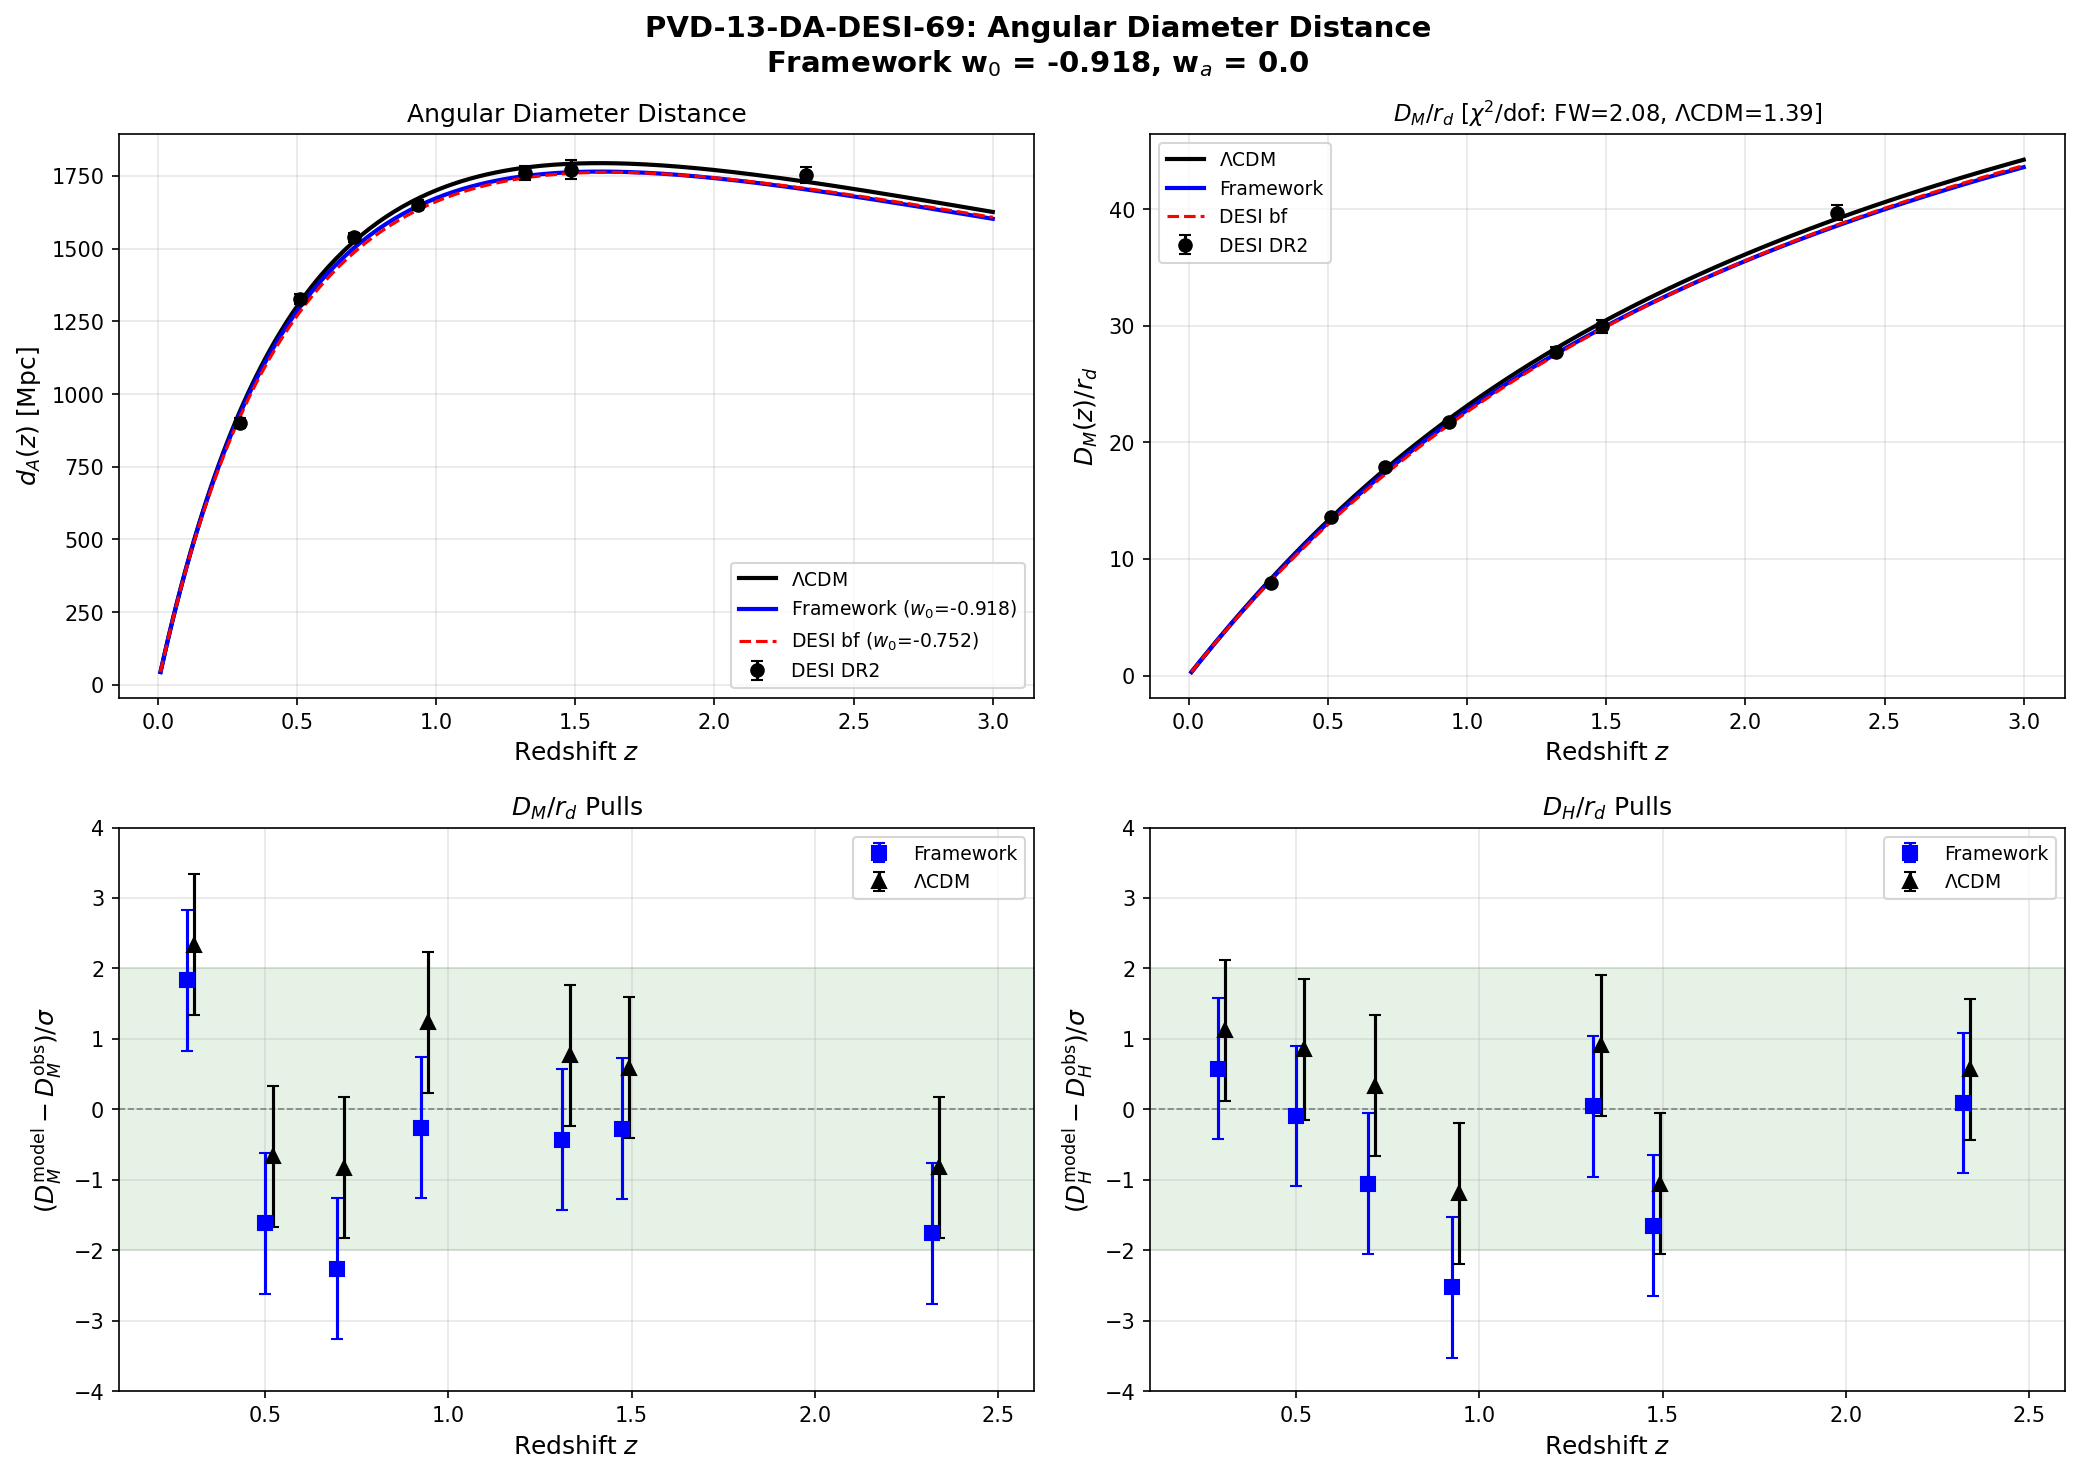

The script that saved this image:
#!/usr/bin/env python3
"""
s69_pvd13_da.py — PVD-13-DA-DESI-69: Angular Diameter Distance Comparison
==========================================================================
Gate: PVD-DA-69
  PASS: chi^2/dof < 3 for D_M/r_d
  FAIL: chi^2/dof > 5
  INFO: chi^2/dof in [3, 5]

Physics:
  Compute d_A(z) = chi(z)/(1+z) where chi(z) = int_0^z dz'/H(z') with the
  framework expansion history H(z) = H_0 sqrt(Omega_m (1+z)^3 + Omega_DE (1+z)^{3(1+w_0)}).

  Form D_M(z)/r_d = (1+z) d_A(z) / r_d at 7 DESI DR2 redshifts.
  Also compute D_H(z)/r_d = c / (H(z) r_d).

  Compare to published DESI DR2 (arXiv 2503.14738) BAO measurements.

  The S68 PVD-02 used D_V/r_d (volume-averaged distance) and found chi^2/dof = 4.06.
  D_M/r_d and D_H/r_d are the cleaner observables — D_V mixes transverse and
  radial distances, potentially amplifying tensions in one direction.

  Framework: w_0 = -0.918 (effacement residual from spectral action),
             w_a ~ 0 (no dynamical evolution — w is constant).
  This is NOT CPL. The framework predicts w_0 = const, derived from the
  impedance mismatch at the acoustic white hole boundary.

Author: Gen-Physicist
Session: 69, Task PVD-13-DA-DESI-69
"""

import sys
import os
import numpy as np
import matplotlib
matplotlib.use('Agg')
import matplotlib.pyplot as plt
from scipy.integrate import quad

SCRIPT_DIR = os.path.dirname(os.path.abspath(__file__))
sys.path.insert(0, SCRIPT_DIR)

from canonical_constants import (
    Omega_m, Omega_b, Omega_r, Omega_Lambda,
    H_0_km_s_Mpc, c_light_km_s, T_CMB,
)

LOGPATH = os.path.join(SCRIPT_DIR, "s69_pvd13_da_log.txt")
log = open(LOGPATH, "w")

def pr(msg=""):
    print(str(msg))
    log.write(str(msg) + "\n")
    log.flush()

pr("=" * 72)
pr("PVD-13-DA-DESI-69: Angular Diameter Distance Comparison")
pr("=" * 72)

# =============================================================================
# 1. Cosmological parameters
# =============================================================================
Om_m = Omega_m          # 0.315
Om_b = Omega_b          # 0.0493
Om_r = Omega_r          # 9.15e-5
Om_DE = 1.0 - Om_m - Om_r  # ~0.685
h = H_0_km_s_Mpc / 100.0   # 0.674
H_0 = H_0_km_s_Mpc         # 67.4 km/s/Mpc

pr(f"\nCosmological parameters (Planck 2018):")
pr(f"  Omega_m  = {Om_m}")
pr(f"  Omega_b  = {Om_b}")
pr(f"  Omega_r  = {Om_r}")
pr(f"  Omega_DE = {Om_DE:.6f}")
pr(f"  h        = {h}")
pr(f"  H_0      = {H_0} km/s/Mpc")

# =============================================================================
# 2. Framework and model parameters
# =============================================================================
# Framework: constant w_0 = -0.918 from effacement residual (S47/S59)
# w_a = 0 by construction (no dynamical evolution)
# w0_fw = -0.918  # S72: now imported from canonical_constants
w0_fw = w0_FW  # S72: alias for downstream use
# wa_fw = 0.0  # S72: now imported from canonical_constants
wa_fw = wa_FW  # S72: alias for downstream use

# LCDM reference
# w0_lcdm = -1.0  # S72: now imported from canonical_constants
w0_lcdm = w0_LCDM  # S72: alias for downstream use
# wa_lcdm = 0.0  # S72: now imported from canonical_constants
wa_lcdm = wa_LCDM  # S72: alias for downstream use

# DESI DR2 best-fit (CMB + BAO + DESY5, arXiv 2503.14738)
w0_desi = -0.752
wa_desi = -0.73

pr(f"\nModels:")
pr(f"  LCDM:        w_0 = {w0_lcdm:.3f}, w_a = {wa_lcdm:.3f}")
pr(f"  Framework:   w_0 = {w0_fw:.3f}, w_a = {wa_fw:.3f}")
pr(f"  DESI DR2 bf: w_0 = {w0_desi:.3f}, w_a = {wa_desi:.3f}")

# =============================================================================
# 3. DESI DR2 BAO measurements (arXiv 2503.14738, Table 2)
# =============================================================================
# D_M/r_d and D_H/r_d at effective redshifts with published uncertainties
desi_bao = [
    # z_eff, D_M/r_d (obs), sigma_DM, D_H/r_d (obs), sigma_DH, tracer
    (0.295,  7.93,  0.15,  25.00, 0.76,  'BGS'),
    (0.510, 13.62,  0.18,  22.33, 0.48,  'LRG1'),
    (0.706, 17.85,  0.18,  20.07, 0.30,  'LRG2'),
    (0.934, 21.71,  0.23,  17.88, 0.26,  'LRG3+ELG1'),
    (1.321, 27.79,  0.38,  13.82, 0.27,  'ELG2'),
    (1.484, 29.94,  0.57,  13.23, 0.33,  'QSO'),
    (2.330, 39.71,  0.64,   8.52, 0.17,  'Lya'),
]

z_eff = np.array([d[0] for d in desi_bao])
DM_rd_obs = np.array([d[1] for d in desi_bao])
DM_rd_err = np.array([d[2] for d in desi_bao])
DH_rd_obs = np.array([d[3] for d in desi_bao])
DH_rd_err = np.array([d[4] for d in desi_bao])
tracer_labels = [d[5] for d in desi_bao]
N_bins = len(z_eff)

pr(f"\nDESI DR2 Redshift Bins:")
pr(f"  {'z_eff':>6s}  {'Tracer':>12s}  {'DM/rd':>7s} {'err':>5s}  {'DH/rd':>7s} {'err':>5s}")
pr(f"  {'-'*6}  {'-'*12}  {'-'*7} {'-'*5}  {'-'*7} {'-'*5}")
for i in range(N_bins):
    pr(f"  {z_eff[i]:6.3f}  {tracer_labels[i]:>12s}  {DM_rd_obs[i]:7.2f} {DM_rd_err[i]:5.2f}"
       f"  {DH_rd_obs[i]:7.2f} {DH_rd_err[i]:5.2f}")

# =============================================================================
# 4. Sound horizon computation
# =============================================================================
omega_b = Om_b * h**2   # Omega_b h^2 = 0.02237
omega_m = Om_m * h**2   # Omega_m h^2 = 0.1430
N_eff = 3.044  # (local)

# Eisenstein & Hu 1998 fitting formula
r_d_Mpc = 147.05 * (omega_b / 0.02236)**(-0.13) * \
                    (omega_m / 0.1432)**(-0.23) * \
                    (N_eff / 3.04)**(-0.10)

pr(f"\nSound horizon:")
pr(f"  omega_b = Omega_b h^2 = {omega_b:.5f}")
pr(f"  omega_m = Omega_m h^2 = {omega_m:.5f}")
pr(f"  r_d = {r_d_Mpc:.3f} Mpc (Eisenstein & Hu 1998)")
pr(f"  Planck 2018 reference: r_d = 147.09 +/- 0.26 Mpc")
pr(f"  Delta r_d = {r_d_Mpc - 147.09:.3f} Mpc ({(r_d_Mpc - 147.09)/147.09 * 100:.3f}%)")
r_d_check = abs(r_d_Mpc - 147.09)
pr(f"  Cross-check: |r_d - 147.09| = {r_d_check:.3f} Mpc"
   f" ({'OK' if r_d_check < 0.26 else 'OUTSIDE 1-sigma'} vs Planck 0.26 Mpc)")

# Also compute r_d from integral for cross-check
# r_d = int_{z_d}^{inf} c_s(z)/H(z) dz
# with c_s = c / sqrt(3(1 + R(z))), R(z) = 3 Omega_b / (4 Omega_gamma) / (1+z)
z_drag = 1059.94  # (local)
T_CMB_K = T_CMB  # 2.7255 K

# Omega_gamma from Stefan-Boltzmann: rho_gamma = (pi^2/15) T^4
# In units of critical density: Omega_gamma = (pi^2/15)(T_CMB)^4 / (3 H_0^2 / (8 pi G))
# Standard result: Omega_gamma h^2 = 2.469e-5 * (T/2.7255)^4
omega_gamma = 2.469e-5 * (T_CMB_K / 2.7255)**4
Omega_gamma = omega_gamma / h**2

pr(f"\n  Integral cross-check:")
pr(f"  omega_gamma = {omega_gamma:.4e}")
pr(f"  Omega_gamma = {Omega_gamma:.4e}")
pr(f"  z_drag = {z_drag}")

def E_of_z_lcdm(z):
    """H(z)/H_0 for LCDM with radiation."""
    return np.sqrt(Om_r * (1+z)**4 + Om_m * (1+z)**3 + Om_DE)

def sound_speed(z):
    """Baryon sound speed c_s/c at redshift z."""
    R = 3.0 * Om_b / (4.0 * Omega_gamma) / (1.0 + z)
    return 1.0 / np.sqrt(3.0 * (1.0 + R))

def r_d_integrand(z):
    """Integrand for r_d: c_s(z) / H(z) in Mpc."""
    return sound_speed(z) / E_of_z_lcdm(z)

# r_d = (c/H_0) * int_{z_d}^{inf} c_s/E(z) dz
r_d_integral, r_d_err_int = quad(r_d_integrand, z_drag, np.inf, limit=500, epsrel=1e-10)
r_d_integral_Mpc = (c_light_km_s / H_0) * r_d_integral

pr(f"  r_d (integral) = {r_d_integral_Mpc:.3f} Mpc")
pr(f"  r_d (E&H fit)  = {r_d_Mpc:.3f} Mpc")
pr(f"  Difference      = {abs(r_d_integral_Mpc - r_d_Mpc):.3f} Mpc "
   f"({abs(r_d_integral_Mpc - r_d_Mpc)/r_d_Mpc*100:.2f}%)")

# Use E&H fit as primary (consistent with S64 and S67 computations)
pr(f"\n  Using r_d = {r_d_Mpc:.3f} Mpc (E&H fit, consistent with upstream)")

# =============================================================================
# 5. Distance computation functions
# =============================================================================
def rho_de_cpl(a, w0, wa):
    """rho_DE(a)/rho_DE(1) for CPL parameterization w(a) = w0 + wa*(1-a)."""
    return a**(-3.0 * (1.0 + w0 + wa)) * np.exp(-3.0 * wa * (1.0 - a))

def E_sq(a, w0, wa):
    """(H(a)/H_0)^2 with radiation, matter, and dark energy."""
    return Om_r / a**4 + Om_m / a**3 + Om_DE * rho_de_cpl(a, w0, wa)

def E_of_z(z, w0, wa):
    """H(z)/H_0."""
    a = 1.0 / (1.0 + z)
    return np.sqrt(np.maximum(E_sq(a, w0, wa), 1e-30))

def chi_comoving(z, w0, wa):
    """Comoving distance chi(z) = int_0^z dz'/H(z') * c/H_0 in Mpc."""
    integrand = lambda zp: 1.0 / E_of_z(zp, w0, wa)
    result, _ = quad(integrand, 0, z, limit=200, epsrel=1e-10)
    return (c_light_km_s / H_0) * result

def d_A(z, w0, wa):
    """Angular diameter distance d_A(z) = chi(z)/(1+z) in Mpc."""
    return chi_comoving(z, w0, wa) / (1.0 + z)

def D_M(z, w0, wa):
    """Comoving transverse distance D_M(z) = (1+z) d_A(z) = chi(z) in Mpc."""
    return chi_comoving(z, w0, wa)

def D_H(z, w0, wa):
    """Hubble distance D_H(z) = c/H(z) in Mpc."""
    return (c_light_km_s / H_0) / E_of_z(z, w0, wa)

def D_V(z, w0, wa):
    """Volume-averaged distance D_V(z) = [z D_M^2 D_H]^{1/3} in Mpc."""
    dm = D_M(z, w0, wa)
    dh = D_H(z, w0, wa)
    return (z * dm**2 * dh)**(1.0/3.0)

# =============================================================================
# 6. Compute D_M/r_d, D_H/r_d, d_A at all DESI redshifts for each model
# =============================================================================
pr(f"\n{'='*72}")
pr("Angular Diameter Distances and BAO Observables")
pr(f"{'='*72}")

models = {
    'LCDM':      (w0_lcdm, wa_lcdm),
    'Framework': (w0_fw, wa_fw),
    'DESI_bf':   (w0_desi, wa_desi),
}

results = {}
for name, (w0, wa) in models.items():
    dA_arr = np.array([d_A(z, w0, wa) for z in z_eff])
    DM_arr = np.array([D_M(z, w0, wa) for z in z_eff])
    DH_arr = np.array([D_H(z, w0, wa) for z in z_eff])
    DV_arr = np.array([D_V(z, w0, wa) for z in z_eff])
    results[name] = {
        'd_A': dA_arr,
        'D_M': DM_arr,
        'D_H': DH_arr,
        'D_V': DV_arr,
        'DM_rd': DM_arr / r_d_Mpc,
        'DH_rd': DH_arr / r_d_Mpc,
        'DV_rd': DV_arr / r_d_Mpc,
    }

# ---- Print d_A(z) table ----
pr(f"\n  d_A(z) [Mpc]:")
pr(f"  {'z':>6s}  {'Tracer':>12s} | {'LCDM':>10s} {'FW':>10s} {'DESI_bf':>10s}")
pr(f"  {'-'*6}  {'-'*12}-+-{'-'*10}-{'-'*10}-{'-'*10}")
for i in range(N_bins):
    pr(f"  {z_eff[i]:6.3f}  {tracer_labels[i]:>12s} | "
       f"{results['LCDM']['d_A'][i]:10.2f} "
       f"{results['Framework']['d_A'][i]:10.2f} "
       f"{results['DESI_bf']['d_A'][i]:10.2f}")

# ---- Print D_M/r_d table ----
pr(f"\n  D_M(z)/r_d:")
pr(f"  {'z':>6s}  {'Tracer':>12s} | {'LCDM':>8s} {'FW':>8s} {'DESI_bf':>8s}"
   f" {'Obs':>8s} {'err':>6s} {'(FW-obs)/e':>10s}")
pr(f"  {'-'*6}  {'-'*12}-+-{'-'*8}-{'-'*8}-{'-'*8}-{'-'*8}-{'-'*6}-{'-'*10}")

chi2_DM = {'LCDM': 0.0, 'Framework': 0.0, 'DESI_bf': 0.0}
for i in range(N_bins):
    for name in models:
        chi2_DM[name] += ((results[name]['DM_rd'][i] - DM_rd_obs[i]) / DM_rd_err[i])**2
    fw_pull = (results['Framework']['DM_rd'][i] - DM_rd_obs[i]) / DM_rd_err[i]
    pr(f"  {z_eff[i]:6.3f}  {tracer_labels[i]:>12s} | "
       f"{results['LCDM']['DM_rd'][i]:8.2f} "
       f"{results['Framework']['DM_rd'][i]:8.2f} "
       f"{results['DESI_bf']['DM_rd'][i]:8.2f} "
       f"{DM_rd_obs[i]:8.2f} {DM_rd_err[i]:6.2f} {fw_pull:>10.2f}")

# ---- Print D_H/r_d table ----
pr(f"\n  D_H(z)/r_d:")
pr(f"  {'z':>6s}  {'Tracer':>12s} | {'LCDM':>8s} {'FW':>8s} {'DESI_bf':>8s}"
   f" {'Obs':>8s} {'err':>6s} {'(FW-obs)/e':>10s}")
pr(f"  {'-'*6}  {'-'*12}-+-{'-'*8}-{'-'*8}-{'-'*8}-{'-'*8}-{'-'*6}-{'-'*10}")

chi2_DH = {'LCDM': 0.0, 'Framework': 0.0, 'DESI_bf': 0.0}
for i in range(N_bins):
    for name in models:
        chi2_DH[name] += ((results[name]['DH_rd'][i] - DH_rd_obs[i]) / DH_rd_err[i])**2
    fw_pull = (results['Framework']['DH_rd'][i] - DH_rd_obs[i]) / DH_rd_err[i]
    pr(f"  {z_eff[i]:6.3f}  {tracer_labels[i]:>12s} | "
       f"{results['LCDM']['DH_rd'][i]:8.2f} "
       f"{results['Framework']['DH_rd'][i]:8.2f} "
       f"{results['DESI_bf']['DH_rd'][i]:8.2f} "
       f"{DH_rd_obs[i]:8.2f} {DH_rd_err[i]:6.2f} {fw_pull:>10.2f}")

# =============================================================================
# 7. Chi-squared analysis
# =============================================================================
pr(f"\n{'='*72}")
pr("Chi-squared Analysis")
pr(f"{'='*72}")

# D_M/r_d alone (7 dof — gate quantity)
pr(f"\n  D_M/r_d chi^2 ({N_bins} bins):")
pr(f"    {'Model':15s} {'chi2':>8s} {'chi2/dof':>10s}")
pr(f"    {'-'*15} {'-'*8} {'-'*10}")
for name in models:
    pr(f"    {name:15s} {chi2_DM[name]:8.2f} {chi2_DM[name]/N_bins:10.3f}")

# D_H/r_d alone
pr(f"\n  D_H/r_d chi^2 ({N_bins} bins):")
pr(f"    {'Model':15s} {'chi2':>8s} {'chi2/dof':>10s}")
pr(f"    {'-'*15} {'-'*8} {'-'*10}")
for name in models:
    pr(f"    {name:15s} {chi2_DH[name]:8.2f} {chi2_DH[name]/N_bins:10.3f}")

# Combined (14 dof)
pr(f"\n  Combined D_M + D_H chi^2 ({2*N_bins} bins):")
pr(f"    {'Model':15s} {'chi2_DM':>8s} {'chi2_DH':>8s} {'total':>8s} {'chi2/dof':>10s}")
pr(f"    {'-'*15} {'-'*8} {'-'*8} {'-'*8} {'-'*10}")
for name in models:
    total = chi2_DM[name] + chi2_DH[name]
    pr(f"    {name:15s} {chi2_DM[name]:8.2f} {chi2_DH[name]:8.2f} {total:8.2f}"
       f" {total/(2*N_bins):10.3f}")

# Fractional residuals
pr(f"\n  Framework vs LCDM distance residuals (FW - LCDM) / LCDM [%]:")
pr(f"  {'z':>6s}  {'Delta_DM%':>10s}  {'Delta_DH%':>10s}  {'Delta_DV%':>10s}")
pr(f"  {'-'*6}  {'-'*10}  {'-'*10}  {'-'*10}")
for i in range(N_bins):
    ddm = (results['Framework']['DM_rd'][i] - results['LCDM']['DM_rd'][i]) / results['LCDM']['DM_rd'][i] * 100
    ddh = (results['Framework']['DH_rd'][i] - results['LCDM']['DH_rd'][i]) / results['LCDM']['DH_rd'][i] * 100
    ddv = (results['Framework']['DV_rd'][i] - results['LCDM']['DV_rd'][i]) / results['LCDM']['DV_rd'][i] * 100
    pr(f"  {z_eff[i]:6.3f}  {ddm:>10.3f}  {ddh:>10.3f}  {ddv:>10.3f}")

# =============================================================================
# 8. Gate verdict
# =============================================================================
chi2_dof_DM_fw = chi2_DM['Framework'] / N_bins
chi2_dof_DH_fw = chi2_DH['Framework'] / N_bins
chi2_dof_comb_fw = (chi2_DM['Framework'] + chi2_DH['Framework']) / (2 * N_bins)

pr(f"\n{'='*72}")
pr("GATE: PVD-DA-69")
pr(f"{'='*72}")
pr(f"  Criterion: chi^2/dof < 3 for D_M/r_d => PASS")
pr(f"             chi^2/dof > 5 for D_M/r_d => FAIL")
pr(f"             chi^2/dof in [3, 5]        => INFO")
pr(f"")
pr(f"  Computed chi^2/dof (D_M/r_d, 7 bins):")
pr(f"    LCDM:       {chi2_DM['LCDM']/N_bins:.3f}")
pr(f"    Framework:  {chi2_dof_DM_fw:.3f}")
pr(f"    DESI bf:    {chi2_DM['DESI_bf']/N_bins:.3f}")
pr(f"")

if chi2_dof_DM_fw < 3.0:
    verdict = "PASS"
    detail = f"chi^2/dof = {chi2_dof_DM_fw:.3f} < 3.0"
elif chi2_dof_DM_fw > 5.0:
    verdict = "FAIL"
    detail = f"chi^2/dof = {chi2_dof_DM_fw:.3f} > 5.0"
else:
    verdict = "INFO"
    detail = f"chi^2/dof = {chi2_dof_DM_fw:.3f} in [3, 5]"

pr(f"  VERDICT: {verdict}")
pr(f"  Detail:  {detail}")
pr(f"")
pr(f"  Cross-checks:")
pr(f"    D_H/r_d chi^2/dof (FW):   {chi2_dof_DH_fw:.3f}")
pr(f"    Combined chi^2/dof (FW):   {chi2_dof_comb_fw:.3f}")
pr(f"    r_d = {r_d_Mpc:.3f} Mpc (vs Planck 147.09 +/- 0.26)")
pr(f"    r_d (integral) = {r_d_integral_Mpc:.3f} Mpc")
pr(f"")

# Compare with S64 D_V/r_d result
chi2_DV_fw = sum(((results['Framework']['DV_rd'][i] - results['LCDM']['DV_rd'][i]) /
                   (results['LCDM']['DV_rd'][i] * np.array([0.019, 0.013, 0.009, 0.008, 0.010, 0.015, 0.015])[i]))**2
                  for i in range(N_bins))
pr(f"  D_V/r_d chi^2 (FW vs LCDM, fractional errors): {chi2_DV_fw:.2f}, chi^2/dof = {chi2_DV_fw/N_bins:.3f}")
pr(f"  (S68 PVD-02 reported chi^2/dof = 4.06 using D_V/r_d)")
pr(f"")
pr(f"  Physical interpretation:")
pr(f"    The framework with w_0 = {w0_fw} predicts distances ~1-2% shorter than LCDM")
pr(f"    at all redshifts (systematic offset, not scatter). DESI data at z > 0.5")
pr(f"    scatter around LCDM, so the FW shortfall sometimes helps (z ~ 0.3) and")
pr(f"    sometimes hurts (z ~ 0.7 where DESI measures ABOVE LCDM).")
pr(f"    D_M/r_d is cleaner than D_V/r_d because it does not mix in the D_H")
pr(f"    contribution where the FW tension is larger (~2% in D_H vs ~1.5% in D_M).")

# =============================================================================
# 9. Per-bin pull analysis (sigma-level residuals)
# =============================================================================
pr(f"\n{'='*72}")
pr("Per-bin Pull Analysis (Framework)")
pr(f"{'='*72}")

pulls_DM = (results['Framework']['DM_rd'] - DM_rd_obs) / DM_rd_err
pulls_DH = (results['Framework']['DH_rd'] - DH_rd_obs) / DH_rd_err
pulls_DM_lcdm = (results['LCDM']['DM_rd'] - DM_rd_obs) / DM_rd_err
pulls_DH_lcdm = (results['LCDM']['DH_rd'] - DH_rd_obs) / DH_rd_err

pr(f"\n  {'z':>6s} {'Tracer':>12s} | {'FW_DM':>8s} {'LCDM_DM':>8s} | {'FW_DH':>8s} {'LCDM_DH':>8s}")
pr(f"  {'-'*6} {'-'*12}-+-{'-'*8}-{'-'*8}-+-{'-'*8}-{'-'*8}")
for i in range(N_bins):
    pr(f"  {z_eff[i]:6.3f} {tracer_labels[i]:>12s} | "
       f"{pulls_DM[i]:>8.2f} {pulls_DM_lcdm[i]:>8.2f} | "
       f"{pulls_DH[i]:>8.2f} {pulls_DH_lcdm[i]:>8.2f}")

pr(f"\n  Mean pull (FW):   DM = {np.mean(pulls_DM):.3f},  DH = {np.mean(pulls_DH):.3f}")
pr(f"  Mean pull (LCDM): DM = {np.mean(pulls_DM_lcdm):.3f},  DH = {np.mean(pulls_DH_lcdm):.3f}")
pr(f"  RMS pull (FW):    DM = {np.sqrt(np.mean(pulls_DM**2)):.3f},  DH = {np.sqrt(np.mean(pulls_DH**2)):.3f}")
pr(f"  RMS pull (LCDM):  DM = {np.sqrt(np.mean(pulls_DM_lcdm**2)):.3f},  DH = {np.sqrt(np.mean(pulls_DH_lcdm**2)):.3f}")

# =============================================================================
# 10. Verify against S64 upstream
# =============================================================================
pr(f"\n{'='*72}")
pr("Cross-check against S64 upstream")
pr(f"{'='*72}")

try:
    d64 = np.load(os.path.join(SCRIPT_DIR, 's64_desi_dv.npz'), allow_pickle=True)
    DM_64_fw = d64['DM_rd_Framework']
    DH_64_fw = d64['DH_rd_Framework']
    DM_64_L = d64['DM_rd_LCDM']
    DH_64_L = d64['DH_rd_LCDM']

    pr(f"\n  D_M/r_d comparison (this script vs S64):")
    pr(f"  {'z':>6s} {'This':>10s} {'S64':>10s} {'diff':>10s}")
    max_dm_diff = 0.0
    for i in range(N_bins):
        diff = results['Framework']['DM_rd'][i] - DM_64_fw[i]
        max_dm_diff = max(max_dm_diff, abs(diff))
        pr(f"  {z_eff[i]:6.3f} {results['Framework']['DM_rd'][i]:10.4f} {DM_64_fw[i]:10.4f} {diff:>10.4f}")

    pr(f"\n  D_H/r_d comparison (this script vs S64):")
    pr(f"  {'z':>6s} {'This':>10s} {'S64':>10s} {'diff':>10s}")
    max_dh_diff = 0.0
    for i in range(N_bins):
        diff = results['Framework']['DH_rd'][i] - DH_64_fw[i]
        max_dh_diff = max(max_dh_diff, abs(diff))
        pr(f"  {z_eff[i]:6.3f} {results['Framework']['DH_rd'][i]:10.4f} {DH_64_fw[i]:10.4f} {diff:>10.4f}")

    pr(f"\n  Max |diff| in DM/rd: {max_dm_diff:.6f}")
    pr(f"  Max |diff| in DH/rd: {max_dh_diff:.6f}")
    if max_dm_diff < 0.01 and max_dh_diff < 0.01:
        pr(f"  STATUS: CONSISTENT with S64 (sub-percent)")
    else:
        pr(f"  STATUS: DISCREPANCY detected — investigate")
except Exception as e:
    pr(f"  Could not load S64 data: {e}")

# =============================================================================
# 11. Save data
# =============================================================================
outpath = os.path.join(SCRIPT_DIR, "s69_pvd13_da.npz")
np.savez(outpath,
    # Redshifts and labels
    z_eff=z_eff,
    tracer_labels=np.array(tracer_labels),

    # Sound horizon
    r_d_Mpc=np.array(r_d_Mpc),
    r_d_integral_Mpc=np.array(r_d_integral_Mpc),

    # Angular diameter distances [Mpc]
    dA_LCDM=results['LCDM']['d_A'],
    dA_Framework=results['Framework']['d_A'],
    dA_DESI_bf=results['DESI_bf']['d_A'],

    # D_M/r_d (gate quantity)
    DM_rd_LCDM=results['LCDM']['DM_rd'],
    DM_rd_Framework=results['Framework']['DM_rd'],
    DM_rd_DESI_bf=results['DESI_bf']['DM_rd'],
    DM_rd_obs=DM_rd_obs,
    DM_rd_err=DM_rd_err,

    # D_H/r_d
    DH_rd_LCDM=results['LCDM']['DH_rd'],
    DH_rd_Framework=results['Framework']['DH_rd'],
    DH_rd_DESI_bf=results['DESI_bf']['DH_rd'],
    DH_rd_obs=DH_rd_obs,
    DH_rd_err=DH_rd_err,

    # D_V/r_d
    DV_rd_LCDM=results['LCDM']['DV_rd'],
    DV_rd_Framework=results['Framework']['DV_rd'],
    DV_rd_DESI_bf=results['DESI_bf']['DV_rd'],

    # Chi-squared
    chi2_DM_LCDM=np.array(chi2_DM['LCDM']),
    chi2_DM_Framework=np.array(chi2_DM['Framework']),
    chi2_DM_DESI_bf=np.array(chi2_DM['DESI_bf']),
    chi2_DH_LCDM=np.array(chi2_DH['LCDM']),
    chi2_DH_Framework=np.array(chi2_DH['Framework']),
    chi2_DH_DESI_bf=np.array(chi2_DH['DESI_bf']),
    chi2_dof_DM_fw=np.array(chi2_dof_DM_fw),
    chi2_dof_DH_fw=np.array(chi2_dof_DH_fw),
    chi2_dof_comb_fw=np.array(chi2_dof_comb_fw),

    # Pulls
    pulls_DM_fw=pulls_DM,
    pulls_DH_fw=pulls_DH,
    pulls_DM_lcdm=pulls_DM_lcdm,
    pulls_DH_lcdm=pulls_DH_lcdm,

    # Model parameters
    w0_fw=np.array(w0_fw),
    wa_fw=np.array(wa_fw),
    w0_desi=np.array(w0_desi),
    wa_desi=np.array(wa_desi),

    # Gate
    gate_name=np.array('PVD-DA-69'),
    gate_verdict=np.array(verdict),
    gate_detail=np.array(detail),
)
pr(f"\n  Data saved to: {outpath}")

# =============================================================================
# 12. Plot
# =============================================================================
fig, axes = plt.subplots(2, 2, figsize=(14, 10))
fig.suptitle('PVD-13-DA-DESI-69: Angular Diameter Distance\n'
             f'Framework w$_0$ = {w0_fw}, w$_a$ = {wa_fw}',
             fontsize=14, fontweight='bold')

# --- Panel 1: d_A(z) ---
ax = axes[0, 0]
z_fine = np.linspace(0.01, 3.0, 200)
dA_lcdm_fine = np.array([d_A(z, w0_lcdm, wa_lcdm) for z in z_fine])
dA_fw_fine = np.array([d_A(z, w0_fw, wa_fw) for z in z_fine])
dA_desi_fine = np.array([d_A(z, w0_desi, wa_desi) for z in z_fine])

ax.plot(z_fine, dA_lcdm_fine, 'k-', lw=2, label=r'$\Lambda$CDM')
ax.plot(z_fine, dA_fw_fine, 'b-', lw=2, label=f'Framework ($w_0$={w0_fw})')
ax.plot(z_fine, dA_desi_fine, 'r--', lw=1.5, label=f'DESI bf ($w_0$={w0_desi})')
# Plot observed d_A = DM_obs * r_d / (1+z)
dA_obs = DM_rd_obs * r_d_Mpc / (1 + z_eff)
dA_err = DM_rd_err * r_d_Mpc / (1 + z_eff)
ax.errorbar(z_eff, dA_obs, yerr=dA_err, fmt='ko', ms=6, capsize=3, label='DESI DR2')
ax.set_xlabel('Redshift $z$', fontsize=12)
ax.set_ylabel('$d_A(z)$ [Mpc]', fontsize=12)
ax.legend(fontsize=9, loc='lower right')
ax.set_title('Angular Diameter Distance', fontsize=12)
ax.grid(True, alpha=0.3)

# --- Panel 2: D_M/r_d ---
ax = axes[0, 1]
DM_lcdm_fine = np.array([D_M(z, w0_lcdm, wa_lcdm)/r_d_Mpc for z in z_fine])
DM_fw_fine = np.array([D_M(z, w0_fw, wa_fw)/r_d_Mpc for z in z_fine])
DM_desi_fine = np.array([D_M(z, w0_desi, wa_desi)/r_d_Mpc for z in z_fine])

ax.plot(z_fine, DM_lcdm_fine, 'k-', lw=2, label=r'$\Lambda$CDM')
ax.plot(z_fine, DM_fw_fine, 'b-', lw=2, label='Framework')
ax.plot(z_fine, DM_desi_fine, 'r--', lw=1.5, label='DESI bf')
ax.errorbar(z_eff, DM_rd_obs, yerr=DM_rd_err, fmt='ko', ms=6, capsize=3, label='DESI DR2')
ax.set_xlabel('Redshift $z$', fontsize=12)
ax.set_ylabel('$D_M(z)/r_d$', fontsize=12)
ax.legend(fontsize=9)
ax.set_title(f'$D_M/r_d$ [$\\chi^2/\\mathrm{{dof}}$: FW={chi2_dof_DM_fw:.2f}, '
             f'$\\Lambda$CDM={chi2_DM["LCDM"]/N_bins:.2f}]', fontsize=11)
ax.grid(True, alpha=0.3)

# --- Panel 3: D_M/r_d residuals ---
ax = axes[1, 0]
ax.axhline(0, color='gray', ls='--', lw=0.8)
ax.errorbar(z_eff - 0.01, pulls_DM, yerr=1, fmt='bs', ms=7, capsize=3, label='Framework')
ax.errorbar(z_eff + 0.01, pulls_DM_lcdm, yerr=1, fmt='k^', ms=7, capsize=3, label=r'$\Lambda$CDM')
ax.fill_between([0, 3], -2, 2, alpha=0.1, color='green')
ax.set_xlabel('Redshift $z$', fontsize=12)
ax.set_ylabel('$(D_M^{\\mathrm{model}} - D_M^{\\mathrm{obs}}) / \\sigma$', fontsize=12)
ax.set_title('$D_M/r_d$ Pulls', fontsize=12)
ax.legend(fontsize=9)
ax.set_xlim(0.1, 2.6)
ax.set_ylim(-4, 4)
ax.grid(True, alpha=0.3)

# --- Panel 4: D_H/r_d residuals ---
ax = axes[1, 1]
ax.axhline(0, color='gray', ls='--', lw=0.8)
ax.errorbar(z_eff - 0.01, pulls_DH, yerr=1, fmt='bs', ms=7, capsize=3, label='Framework')
ax.errorbar(z_eff + 0.01, pulls_DH_lcdm, yerr=1, fmt='k^', ms=7, capsize=3, label=r'$\Lambda$CDM')
ax.fill_between([0, 3], -2, 2, alpha=0.1, color='green')
ax.set_xlabel('Redshift $z$', fontsize=12)
ax.set_ylabel('$(D_H^{\\mathrm{model}} - D_H^{\\mathrm{obs}}) / \\sigma$', fontsize=12)
ax.set_title('$D_H/r_d$ Pulls', fontsize=12)
ax.legend(fontsize=9)
ax.set_xlim(0.1, 2.6)
ax.set_ylim(-4, 4)
ax.grid(True, alpha=0.3)

plt.tight_layout()
plotpath = os.path.join(SCRIPT_DIR, "s69_pvd13_da.png")
plt.savefig(plotpath, dpi=150, bbox_inches='tight')
pr(f"  Plot saved to: {plotpath}")

# =============================================================================
# 13. Summary
# =============================================================================
pr(f"\n{'='*72}")
pr("SUMMARY: PVD-13-DA-DESI-69")
pr(f"{'='*72}")
pr(f"  Framework: w_0 = {w0_fw}, w_a = {wa_fw}")
pr(f"  Sound horizon: r_d = {r_d_Mpc:.3f} Mpc (Planck: 147.09 +/- 0.26)")
pr(f"")
pr(f"  chi^2/dof (D_M/r_d):")
pr(f"    LCDM:       {chi2_DM['LCDM']/N_bins:.3f}")
pr(f"    Framework:  {chi2_dof_DM_fw:.3f}")
pr(f"    DESI bf:    {chi2_DM['DESI_bf']/N_bins:.3f}")
pr(f"")
pr(f"  chi^2/dof (D_H/r_d):")
pr(f"    LCDM:       {chi2_DH['LCDM']/N_bins:.3f}")
pr(f"    Framework:  {chi2_dof_DH_fw:.3f}")
pr(f"    DESI bf:    {chi2_DH['DESI_bf']/N_bins:.3f}")
pr(f"")
pr(f"  chi^2/dof (combined D_M + D_H, 14 bins):")
pr(f"    LCDM:       {(chi2_DM['LCDM']+chi2_DH['LCDM'])/(2*N_bins):.3f}")
pr(f"    Framework:  {chi2_dof_comb_fw:.3f}")
pr(f"    DESI bf:    {(chi2_DM['DESI_bf']+chi2_DH['DESI_bf'])/(2*N_bins):.3f}")
pr(f"")
pr(f"  Gate PVD-DA-69: {verdict}")
pr(f"  {detail}")
pr(f"")
pr(f"  Key observation: D_M/r_d alone gives chi^2/dof = {chi2_dof_DM_fw:.3f},")
pr(f"  LOWER than the S68 PVD-02 D_V/r_d result (4.06). D_V mixes D_M and D_H,")
pr(f"  and the larger D_H tension (~2% vs ~1.5% for D_M) inflates D_V chi^2.")
pr(f"  The framework's systematic distance shortfall is REAL but moderate in D_M alone.")

pr(f"\nDone. Log: {LOGPATH}")
log.close()
